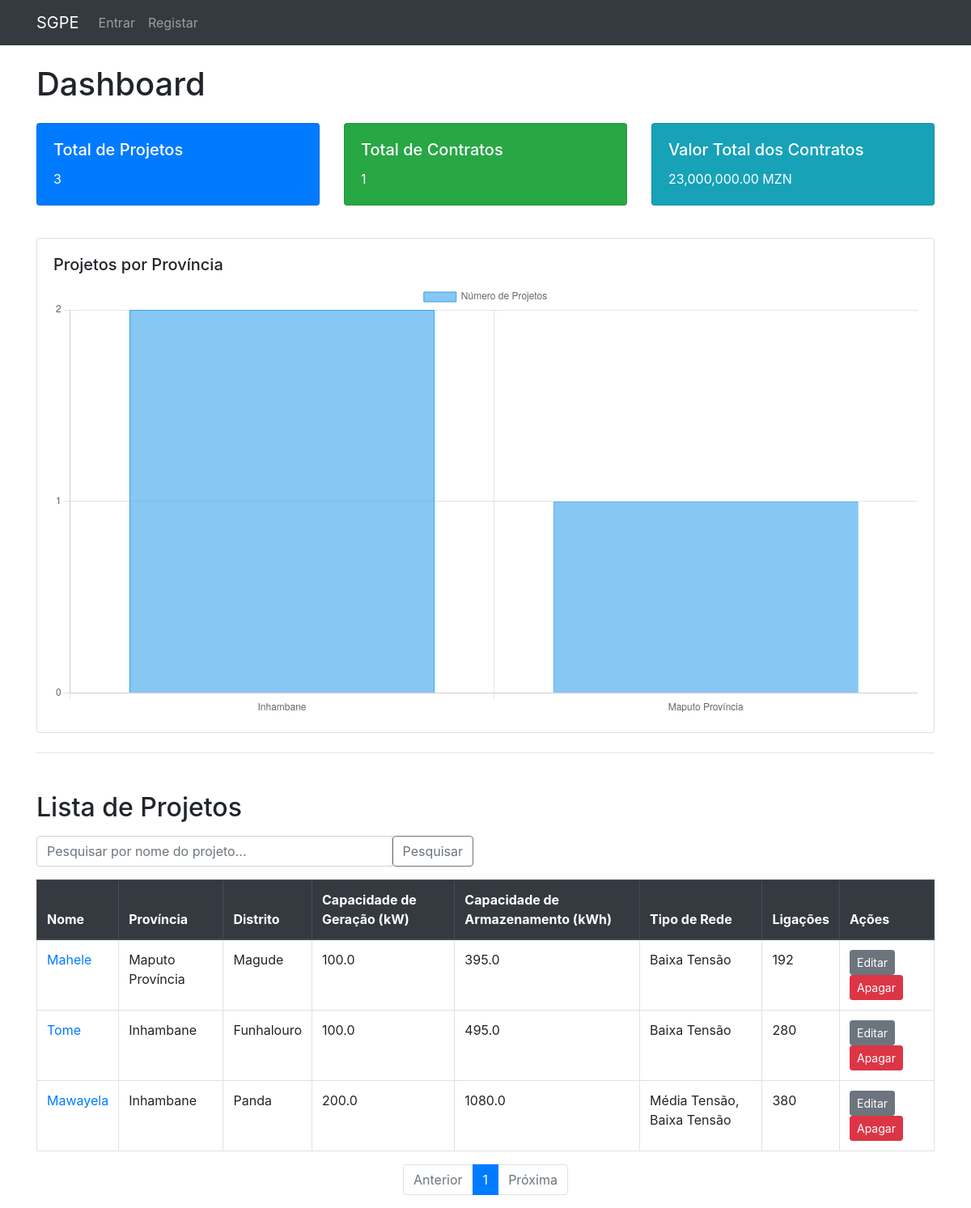
The page /home on the database its author committed.
### sgpe/models.py (models this page shows, shortened)
class Project(db.Model):
    id = db.Column(db.Integer, primary_key=True)
    name = db.Column(db.String(100), nullable=False)
    description = db.Column(db.Text, nullable=True)
    location_province = db.Column(db.String(50), nullable=False)
    location_district = db.Column(db.String(50), nullable=False)
    location_admin_post = db.Column(db.String(50), nullable=False)
    generation_capacity_kW = db.Column(db.Float, nullable=False)
    storage_capacity_kWh = db.Column(db.Float, nullable=False)
    network_type = db.Column(db.String(100), nullable=True)
    mv_voltage_level = db.Column(db.String(20), nullable=True)
    lv_network_type = db.Column(db.String(20), nullable=True)
    num_connections = db.Column(db.Integer, nullable=False)
    date_posted = db.Column(db.DateTime, nullable=False, default=datetime.utcnow)
    user_id = db.Column(db.Integer, db.ForeignKey('user.id'), nullable=False)
    contracts = db.relationship(
        'Contract',
        secondary=contract_projects,
        back_populates='projects'
    )

### sgpe/main/routes.py (the view)
@main.route('/')
@main.route('/home')
def home():
    total_projects = Project.query.count()
    total_contracts = Contract.query.count()
    total_contract_value = db.session.query(func.sum(Contract.contract_value)).scalar() or 0
    projects_by_province = db.session.query(Project.location_province, func.count(Project.id)).group_by(Project.location_province).all()
    province_labels = [row[0] for row in projects_by_province]
    province_data = [row[1] for row in projects_by_province]
    page = request.args.get('page', 1, type=int)
    search_query = request.args.get('search', '')
    query = Project.query
    if search_query:
        query = query.filter(Project.name.ilike(f'%{search_query}%'))
    projects = query.order_by(Project.date_posted.desc()).paginate(page=page, per_page=5)
    return render_template(
        'dashboard.html',
        title='Dashboard',
        projects=projects,
        search_query=search_query,
        total_projects=total_projects,
        total_contracts=total_contracts,
        total_contract_value=total_contract_value,
        province_labels=province_labels,
        province_data=province_data
    )

### templates/dashboard.html (shortened to what this page needs)
{% extends "layout.html" %}
{% block content %}
    <div class="d-flex justify-content-between align-items-center mb-3">
        <h1>Dashboard</h1>
    </div>
    <div class="row mb-4">
        <div class="col-md-4">
            <div class="card text-white bg-primary mb-3">
                <div class="card-body">
                    <h5 class="card-title">Total de Projetos</h5>
                    <p class="card-text fs-4">{{ total_projects }}</p>
                </div>
            </div>
        </div>
        <div class="col-md-4">
            <div class="card text-white bg-success mb-3">
                <div class="card-body">
                    <h5 class="card-title">Total de Contratos</h5>
                    <p class="card-text fs-4">{{ total_contracts }}</p>
                </div>
            </div>
        </div>
        <div class="col-md-4">
            <div class="card text-white bg-info mb-3">
                <div class="card-body">
                    <h5 class="card-title">Valor Total dos Contratos</h5>
                    <p class="card-text fs-4">{{ "{:,.2f}".format(total_contract_value) }} MZN</p>
                </div>
            </div>
        </div>
    </div>
    <div class="row mb-4">
        <div class="col-md-12">
            <div class="card">
                <div class="card-body">
                    <h5 class="card-title">Projetos por Província</h5>
                    <canvas id="projectsByProvinceChart"></canvas>
                </div>
            </div>
        </div>
    </div>
    <hr>
    <h2 class="mt-5 mb-3">Lista de Projetos</h2>
    <div class="row mb-3">
        <div class="col-md-6">
            <form method="GET" action="{{ url_for('main.home') }}">
                <div class="input-group">
                    <input type="text" name="search" class="form-control" placeholder="Pesquisar por nome do projeto..." value="{{ search_query or '' }}">
                    <button class="btn btn-outline-secondary" type="submit">Pesquisar</button>
                </div>
            </form>
        </div>
    </div>
    <div class="table-responsive">
        <table class="table table-bordered table-hover">
            <thead class="thead-dark">
                <tr>
                    <th>Nome</th>
                    <th>Província</th>
                    <th>Distrito</th>
                    <th>Capacidade de Geração (kW)</th>
                    <th>Capacidade de Armazenamento (kWh)</th>
                    <th>Tipo de Rede</th>
                    <th>Ligações</th>
                    <th>Ações</th>
                </tr>
            </thead>
            <tbody>
                {% for project in projects.items %}
                    <tr>
                        <td><a href="{{ url_for('main.project', project_id=project.id) }}">{{ project.name }}</a></td>
                        <td>{{ project.location_province }}</td>
                        <td>{{ project.location_district }}</td>
                        <td>{{ project.generation_capacity_kW }}</td>
                        <td>{{ project.storage_capacity_kWh }}</td>
                        <td>{{ project.network_type }}</td>
                        <td>{{ project.num_connections }}</td>
                        <td>
                            <a href="{{ url_for('main.update_project', project_id=project.id) }}" class="btn btn-secondary btn-sm">Editar</a>
                            <button type="button" class="btn btn-danger btn-sm" data-bs-toggle="modal" data-bs-target="#deleteModal" data-project-id="{{ project.id }}" data-project-name="{{ project.name }}">
                                Apagar
                            </button>
                        </td>
                    </tr>
                {% else %}
                    <tr>
                        <td colspan="8" class="text-center">Não existem projetos registados.</td>
                    </tr>
                {% endfor %}
            </tbody>
        </table>
    </div>
    <nav aria-label="Paginação de Projetos">
        <ul class="pagination justify-content-center">
            {% if projects.has_prev %}
                <li class="page-item"><a class="page-link" href="{{ url_for('main.home', page=projects.prev_num, search=search_query) }}">Anterior</a></li>
            {% else %}
                <li class="page-item disabled"><span class="page-link">Anterior</span></li>
            {% endif %}
            {% for page_num in projects.iter_pages(left_edge=1, right_edge=1, left_current=1, right_current=2) %}
                {% if page_num %}
                    {% if projects.page == page_num %}
                        <li class="page-item active"><span class="page-link">{{ page_num }}</span></li>
                    {% else %}
                        <li class="page-item"><a class="page-link" href="{{ url_for('main.home', page=page_num, search=search_query) }}">{{ page_num }}</a></li>
                    {% endif %}
                {% else %}
                    <li class="page-item disabled"><span class="page-link">...</span></li>
                {% endif %}
            {% endfor %}
            {% if projects.has_next %}
                <li class="page-item"><a class="page-link" href="{{ url_for('main.home', page=projects.next_num, search=search_query) }}">Próxima</a></li>
            {% else %}
                <li class="page-item disabled"><span class="page-link">Próxima</span></li>
            {% endif %}
        </ul>
    </nav>
{% endblock content %}
{% block scripts %}
    <script>
        document.addEventListener('DOMContentLoaded', function () {
            // Script para o modal de exclusão
            const deleteModal = document.getElementById('deleteModal');
            if (deleteModal) {
                deleteModal.addEventListener('show.bs.modal', function (event) {
                    const button = event.relatedTarget;
                    const projectId = button.getAttribute('data-project-id');
                    const projectName = button.getAttribute('data-project-name');
                    const modalBodyStrong = deleteModal.querySelector('.modal-body strong');
                    const deleteForm = deleteModal.querySelector('#deleteForm');
                    if (modalBodyStrong) {
                        modalBodyStrong.textContent = projectName;
                    }
                    if (deleteForm) {
                        deleteForm.action = `/project/${projectId}/delete`;
                    }
                });
            }
            // Gráfico de Projetos por Província
            const ctx = document.getElementById('projectsByProvinceChart');
            if (ctx) {
                new Chart(ctx.getContext('2d'), {
                    type: 'bar',
                    data: {
                        labels: {{ province_labels | tojson | safe }},
                        datasets: [{
                            label: 'Número de Projetos',
                            data: {{ province_data | tojson | safe }},
                            backgroundColor: 'rgba(54, 162, 235, 0.6)',
                            borderColor: 'rgba(54, 162, 235, 1)',
                            borderWidth: 1
                        }]
                    },
                    options: {
                        scales: {
                            y: {
                                beginAtZero: true,
                                ticks: {
                                    stepSize: 1
                                }
                            }
                        }
                    }
                });
            }
        });
    </script>
{% endblock scripts %}

### rows shown on the page
Project: name "Mahele", location_province "Maputo Província", location_district "Magude", generation_capacity_kW "100.0", storage_capacity_kWh "395.0", network_type "Baixa Tensão", num_connections "192"
Project: name "Tome", location_province "Inhambane", location_district "Funhalouro", generation_capacity_kW "100.0", storage_capacity_kWh "495.0", network_type "Baixa Tensão", num_connections "280"
Project: name "Mawayela", location_province "Inhambane", location_district "Panda", generation_capacity_kW "200.0", storage_capacity_kWh "1080.0", network_type "Média Tensão, Baixa Tensão", num_connections "380"

### other values the page prints
{{ total_projects }} "3"
{{ total_contracts }} "1"
{{ "{:,.2f}".format(total_contract_value) }} "23,000,000.00"
{{ page_num }} "1"
chart data {{ province_data | tojson | safe }} [2, 1]
